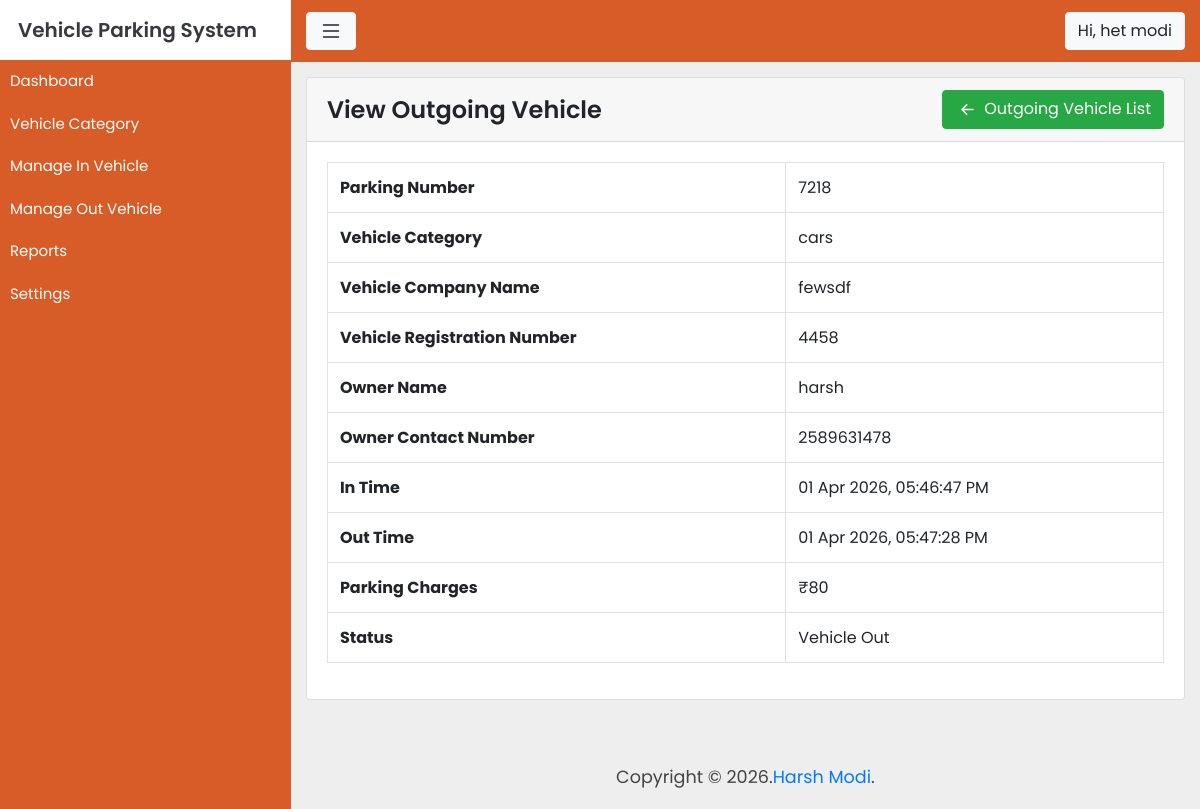
Page /view-outgoingvehicle.php?void=32 (signed in) on the committed database.
### tables this page shows
CREATE TABLE `vehicle` (
  `id` int(11) NOT NULL,
  `parking_number` int(11) NOT NULL,
  `vehicle_cat` int(11) NOT NULL,
  `vehicle_company` varchar(255) NOT NULL,
  `reg_number` varchar(255) NOT NULL,
  `owner_name` varchar(255) NOT NULL,
  `owner_contact` varchar(255) NOT NULL,
  `vehicle_intime` datetime NOT NULL,
  `vehicle_outtime` datetime DEFAULT NULL,
  `parking_charges` int(11) DEFAULT NULL,
  `remark` varchar(255) DEFAULT NULL,
  `vehicle_status` int(11) NOT NULL
);

CREATE TABLE `vehicle_category` (
  `id` int(11) NOT NULL,
  `category_name` varchar(255) NOT NULL,
  `parking_charge` int(11) NOT NULL,
  `category_status` int(11) NOT NULL
);

### view-outgoingvehicle.php (the view, shortened to what this page needs)
<?php $title = "View Outgoing Vehicle";
include "header.php" ?>
<div class="container">
    <div class="admin-content">
        <div class="card mb-4">
            <div class="card-header">
                <h2 class="d-inline">View Outgoing Vehicle</h2>
                <a href="manage-outgoingvehicle.php" class="btn btn-success float-right">
                    <svg xmlns="http://www.w3.org/2000/svg" width="25" height="25" fill="currentColor"
                        class="bi bi-arrow-left-short" viewBox="0 0 16 16">
                        <path fill-rule="evenodd"
                            d="M12 8a.5.5 0 0 1-.5.5H5.707l2.147 2.146a.5.5 0 0 1-.708.708l-3-3a.5.5 0 0 1 0-.708l3-3a.5.5 0 1 1 .708.708L5.707 7.5H11.5a.5.5 0 0 1 .5.5z" />
                    </svg>
                    Outgoing Vehicle List
                </a>
            </div>
            <div class="card-body position-relative">
                <?php
$vehicle_id = $_GET['void'];
$conn = mysqli_connect("localhost","root","","install");
$result = mysqli_query($conn, "SELECT * FROM vehicle WHERE id=".(int)$vehicle_id);
if(mysqli_num_rows($result) > 0){
    $row = mysqli_fetch_assoc($result);
    $catQuery = mysqli_query($conn, "SELECT * FROM vehicle_category WHERE id=".$row['vehicle_cat']);
    $cat = mysqli_fetch_assoc($catQuery);
    $parking_charge = $cat['parking_charge'] ?? 0;
    $in_time = strtotime($row['vehicle_intime']);
    $out_time = strtotime($row['vehicle_outtime']);
    $total_charge = 0;
    if(!empty($row['vehicle_outtime']) && $out_time > $in_time){
        $hours = ceil(($out_time - $in_time) / 3600);
        $total_charge = $hours * $parking_charge;
    }
?>
                <table class="table table-bordered">
                    <tr>
                        <th>Parking Number</th>
                        <td><?php echo $row['parking_number']; ?></td>
                    </tr>
                    <tr>
                        <th>Vehicle Category</th>
                        <td>
                            <?php echo $cat['category_name']; ?>
                        </td>
                    </tr>
                    <tr>
                        <th>Vehicle Company Name</th>
                        <td><?php echo $row['vehicle_company']; ?></td>
                    </tr>
                    <tr>
                        <th>Vehicle Registration Number</th>
                        <td><?php echo $row['reg_number']; ?></td>
                    </tr>
                    <tr>
                        <th>Owner Name</th>
                        <td><?php echo $row['owner_name']; ?></td>
                    </tr>
                    <tr>
                        <th>Owner Contact Number</th>
                        <td><?php echo $row['owner_contact']; ?></td>
                    </tr>
                    <tr>
                        <th>In Time</th>
                        <td>
                            <?php echo date('d M Y, h:i:s A', strtotime($row['vehicle_intime'])); ?>
                        </td>
                    </tr>
                    <tr>
                        <th>Out Time</th>
                        <td>
                            <?php echo date('d M Y, h:i:s A', strtotime($row['vehicle_outtime'])); ?>
                        </td>
                    </tr>
                    <tr>
                        <th>Parking Charges</th>
                        <td>
                            <?php if($row['parking_charges'] != NULL){
    echo $currency_format.$row['parking_charges'];
} else {
    echo $currency_format.$total_charge;
}
?>
                        </td>
                    </tr>
                    <tr>
                        <th>Status</th>
                        <td>
                            <?php
                        if($row['vehicle_status'] == '1'){ ?>
                            Vehicle Out
                            <?php }else{ ?>
                            Vehicle In
                            <?php } ?>
                        </td>
                    </tr>
                </table>
                <?php
            }
                ?>
            </div>
        </div>
    </div>
</div>
<?php include "footer.php" ?>

### assets/css/style.css (style rules this page uses)
body { font-family: 'Poppins', sans-serif; background: #eee; }
a, a:hover, a:focus { text-decoration: none; transition: all 0.3s; }
.admin-content { padding-top: 15px; padding-bottom: 15px; }
.card-header h2 { font-size: 24px; font-weight: 600; line-height: 39px; }

### rows in the picture
vehicle: parking_number "7218", vehicle_company "fewsdf", reg_number "4458", owner_name "harsh", owner_contact "2589631478", vehicle_intime "01 Apr 2026, 05:46:47 PM", vehicle_outtime "01 Apr 2026, 05:47:28 PM", total_charge "80"
vehicle_category: category_name "cars"

### other values in the picture
$site_name "Vehicle Parking System"
$_SESSION['admin_fullname'] "het modi"
$currency_format "₹"
